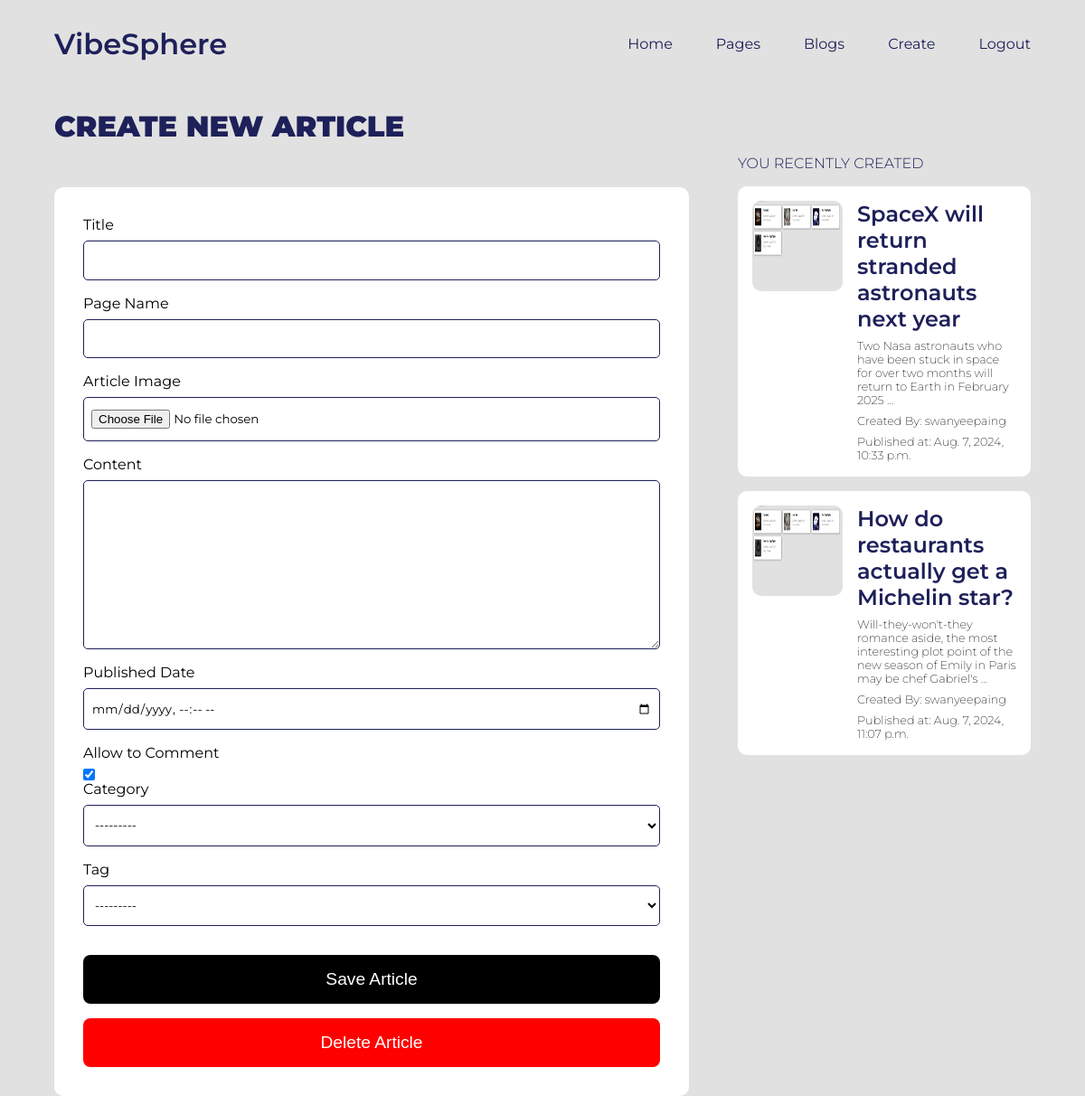
Before: /article/new (signed in) with the older database file.
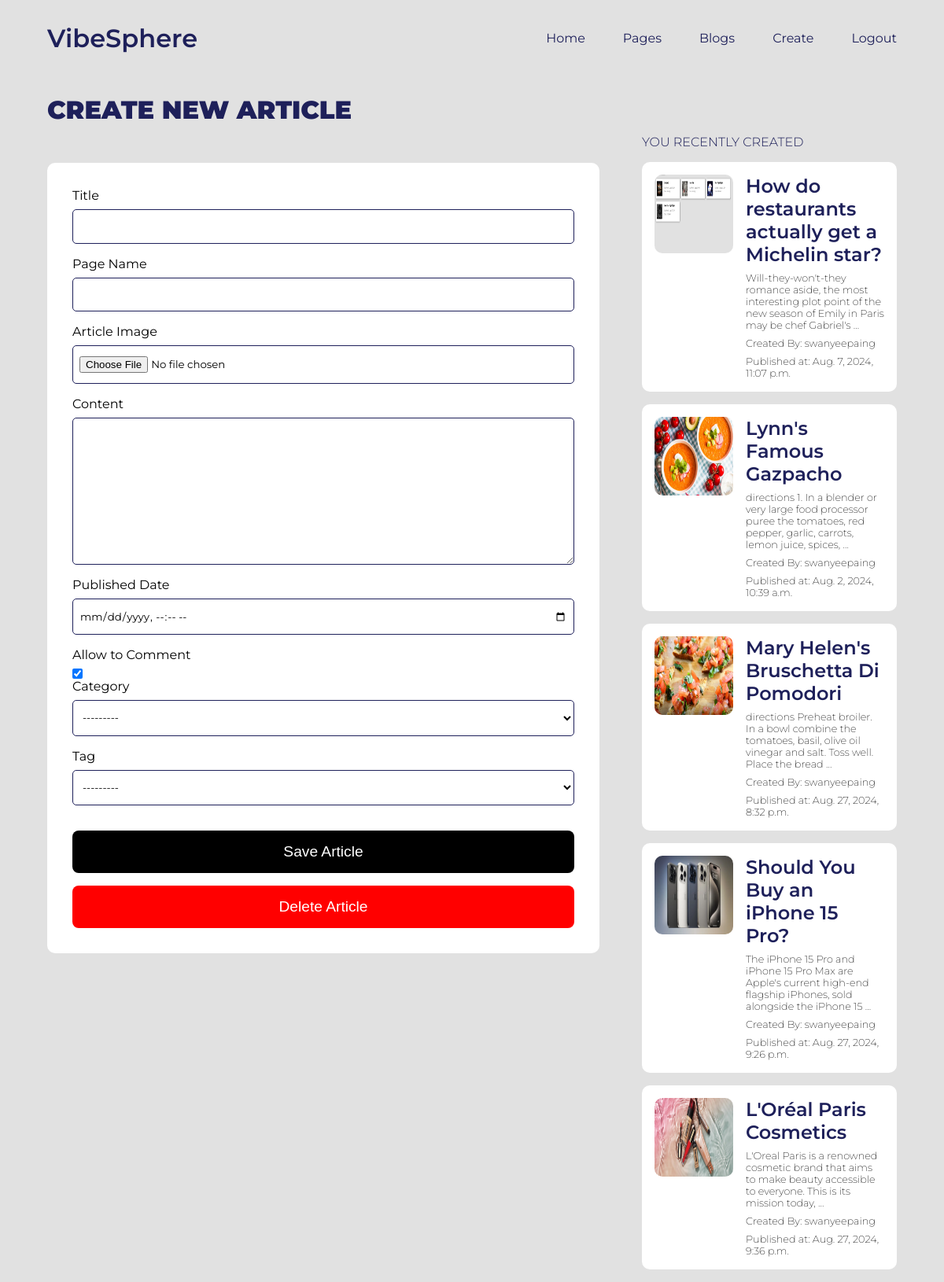
After: the same page with the newer database file.
### main/models.py (models this page shows, shortened)
class Article(models.Model):
    title = models.CharField(primary_key=True, unique=True, max_length=200)
    page_name = models.ForeignKey(BlogPage, on_delete=models.CASCADE)
    author = models.ForeignKey(User, on_delete=models.CASCADE)
    created_date = models.DateTimeField(auto_now_add=True)
    updated_date = models.DateTimeField(auto_now=True)
    article_image = models.ImageField(upload_to='article_images/', blank=True, null=True)
    content = models.TextField()
    published_date = models.DateTimeField(blank=True, null=True)
    allow_to_comment = models.BooleanField(default=True)
    view_count = models.IntegerField(default=0)
    category = models.CharField(max_length=50, choices=CATEGORY_CHOICES)
    tag = models.CharField(max_length=50, choices=TAG_CHOICES)

### main/views.py (the view)
# urls.py: path('article/new', views.create_update_article, name='create'),
@login_required
def create_update_article(request, article_title=None):
    redirect_response = redirect_if_not_logged_in(request)
    if redirect_response:
        return redirect_response
    blog_pages = BlogPage.objects.filter(author=request.user)
    if not blog_pages.exists():
        return redirect('create_page')
    articles = Article.objects.filter(page_name__in=blog_pages)
    if article_title:
        article = get_object_or_404(Article, title=article_title, page_name__in=blog_pages)
        is_editing = True
    else:
        article = None
        is_editing = False
    if request.method == 'POST':
        if 'delete' in request.POST:
            if article:
                article.delete()
            return redirect('show_all_articles')
        form = ArticleForm(request.POST, request.FILES, instance=article)
        if form.is_valid():
            blog_page = form.save(commit=False)
            blog_page.author = request.user
            blog_page.save()
            return redirect('show_all_articles')
    else:
        form = ArticleForm(instance=article)
    context = {
        'show_navbar': True,
        'form': form,
        'articles': articles,
        'is_editing': is_editing,
        'article': article,
    }
    return render(request, 'create_article.html', context)

### main/forms.py (shortened to what this page needs)
class ArticleForm(forms.ModelForm):
    page_name = forms.CharField(label='Page Name', max_length=200, widget=forms.TextInput(attrs={'class': 'form__input'}))
    class Meta:
        model = Article
        fields = [
            'title',
            'page_name',
            'article_image',
            'content',
            'published_date',
            'allow_to_comment',
            'category',
            'tag'
        ]
        widgets = {
            'title': forms.TextInput(attrs={'class': 'form__input'}),
            'article_image': forms.ClearableFileInput(attrs={'class': 'form__input'}),
            'content': forms.Textarea(attrs={'class': 'form__input'}),
            'published_date': forms.DateTimeInput(attrs={'class': 'form__input', 'type': 'datetime-local'}),
            'allow_to_comment': forms.CheckboxInput(attrs={'class': 'form-check-input'}),
            'category': forms.Select(attrs={'class': 'form__input'}),
            'tag': forms.Select(attrs={'class': 'form__input'}),
        }

### main/views.py (called while the page is built)
def redirect_if_not_logged_in(request):
    if not request.user.is_authenticated:
        return redirect('login')
    return None

### templates/create_article.html (shortened to what this page needs)
{%extends 'main.html'%}
{% load static %}
{%block extra_css %}
<link rel="stylesheet" href="{% static 'css/page_form.css' %}" />
<link rel="stylesheet" href="{% static 'css/create_article.css' %}" />
{% endblock %}
{% block content %}
<div class="create__article__container">
  <div class="left__article__container">
      <h2 class="form__header">
        {% if is_editing %}
          Edit Article
        {% else %}
          Create New Article
        {% endif %}
      </h2>
      <form method="post" enctype="multipart/form-data" class="form">
        <div class="form__group">
            <label class="form__label" for="id_title">Title</label>
            {{ form.title}}
        </div>
        <div class="form__group">
            <label class="form__label" for="id_image">Page Name</label>
            {{ form.page_name}}
        </div>
        <div class="form__group">
            <label class="form__label" for="id_text">Article Image</label>
            {{ form.article_image}}
        </div>
        <div class="form__group">
            <label class="form__label" for="id_text">Content</label>
            {{ form.content}}
        </div>
        <div class="form__group">
            <label class="form__label" for="id_text">Published Date</label>
            {{ form.published_date}}
        </div>
        <div class="form__group">
            <label class="form__label" for="id_text">Allow to Comment</label>
            {{ form.allow_to_comment}}
        </div>
        <div class="form__group">
            <label class="form__label" for="id_text">Category</label>
            {{ form.category}}
        </div>
        <div class="form__group">
            <label class="form__label" for="id_text">Tag</label>
            {{ form.tag}}
        </div>
        <button type="submit" class="save__btn">Save Article</button>
        <button type="submit" name="delete" value="true" class="delete__btn" onclick="return confirm('Are you sure you want to delete this page?');">Delete Article</button>
      </form>
  </div>
  {% if articles%}
  <div class="right__article__container">
    <h1 class="article__list__header">You Recently Created</h1>
    <div class="article__list__container">
      {% for article in articles %}
        <div class="article__card">
            {% if article.article_image %}
              <img src="{{article.article_image.url}}" alt="{{article.title}}" class="article__image">
            {% else %}
              <p>No image available</p>
            {% endif %}
          <div class="article__body">
            <h2 class="article__card__title">{{article.title}}</h2>
            <p class="article__card__content">{{article.content|truncatewords:20}}</p>
            <p class="article__card__span__text">Created By: {{article.author}}</p>
            <p class="article__card__span__text">Published at: {{article.published_date}}</p>
          </div>
        </div>
      {% endfor %}
    </div>
  </div>
  {% endif %}
</div>
{% endblock %}

Changed rows visible on the page:
removed Article: article_image (picture), title "SpaceX will return stranded astronauts next year", content "Two Nasa astronauts who have been stuck in space for over two months will return to Earth in February 2025 …", author "swanyeepaing", published_date "Aug. 7, 2024, 10:33 p.m."
added Article: article_image (picture), title "Lynn's Famous Gazpacho", content "directions 1. In a blender or very large food processor puree the tomatoes, red pepper, garlic, carrots, lemon juice, spices, …", author "swanyeepaing", published_date "Aug. 2, 2024, 10:39 a.m."
added Article: article_image (picture), title "Mary Helen's Bruschetta Di Pomodori", content "directions Preheat broiler. In a bowl combine the tomatoes, basil, olive oil vinegar and salt. Toss well. Place the bread …", author "swanyeepaing", published_date "Aug. 27, 2024, 8:32 p.m."
added Article: article_image (picture), title "Should You Buy an iPhone 15 Pro?", content "The iPhone 15 Pro and iPhone 15 Pro Max are Apple's current high-end flagship iPhones, sold alongside the iPhone 15 …", author "swanyeepaing", published_date "Aug. 27, 2024, 9:26 p.m."
added Article: article_image (picture), title "L'Oréal Paris Cosmetics", content "L'Oreal Paris is a renowned cosmetic brand that aims to make beauty accessible to everyone. This is its mission today, …", author "swanyeepaing", published_date "Aug. 27, 2024, 9:36 p.m."
